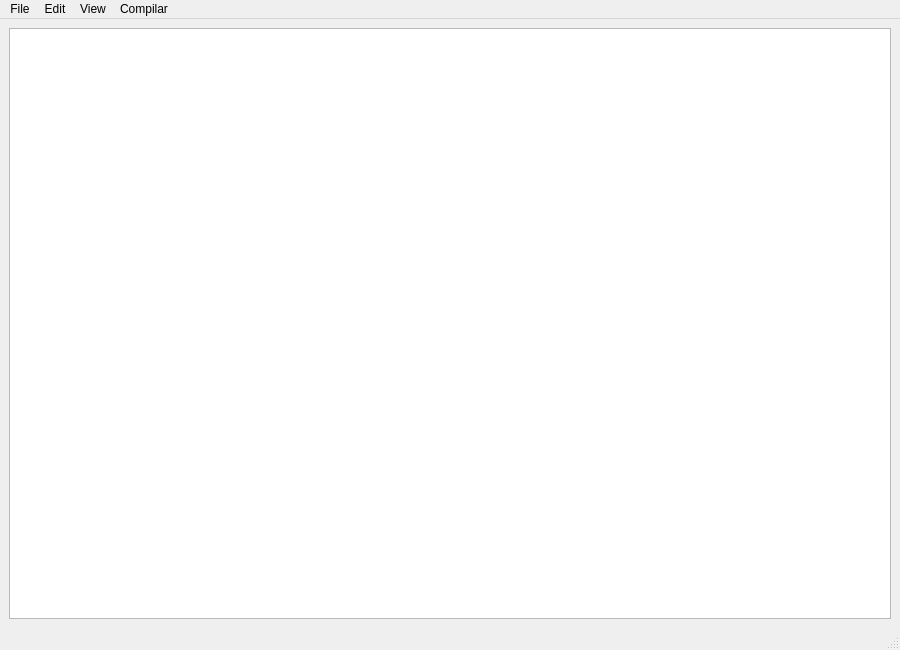
<?xml version="1.0" encoding="UTF-8"?>
<ui version="4.0">
 <class>MainWindow</class>
 <widget class="QMainWindow" name="MainWindow">
  <property name="geometry">
   <rect>
    <x>0</x>
    <y>0</y>
    <width>900</width>
    <height>650</height>
   </rect>
  </property>
  <property name="windowTitle">
   <string>Custom Python IDE</string>
  </property>
  <widget class="QWidget" name="centralwidget">
   <layout class="QGridLayout">
    <item row="0" column="0">
     <widget class="CodeEditor" name="textEdit"/>
    </item>
   </layout>
  </widget>
  <widget class="QStatusBar" name="statusbar"/>
  <widget class="QMenuBar" name="menubar">
   <property name="geometry">
    <rect>
     <x>0</x>
     <y>0</y>
     <width>900</width>
     <height>26</height>
    </rect>
   </property>
   <widget class="QMenu" name="menuFile">
    <property name="title">
     <string>File</string>
    </property>
    <addaction name="actionNew"/>
    <addaction name="separator"/>
    <addaction name="actionOpen"/>
    <addaction name="actionOpen_Folder"/>
    <addaction name="separator"/>
    <addaction name="actionSave"/>
    <addaction name="actionSave_As"/>
    <addaction name="separator"/>
    <addaction name="actionClose"/>
    <addaction name="separator"/>
    <addaction name="actionExit"/>
   </widget>
   <widget class="QMenu" name="menuEdit">
    <property name="title">
     <string>Edit</string>
    </property>
    <addaction name="actionUndo"/>
    <addaction name="actionRedo"/>
    <addaction name="separator"/>
    <addaction name="actionCut"/>
    <addaction name="actionCopy"/>
    <addaction name="actionPaste"/>
   </widget>
   <widget class="QMenu" name="menuView">
    <property name="title">
     <string>View</string>
    </property>
    <widget class="QMenu" name="menuTheme">
     <property name="title">
      <string>Theme</string>
     </property>
     <addaction name="actionDark_Theme"/>
     <addaction name="actionLight_Theme"/>
    </widget>
    <widget class="QMenu" name="menuFont_Size">
     <property name="title">
      <string>Font Size</string>
     </property>
     <addaction name="actionIncrease_font_size"/>
     <addaction name="actionDecrease_Font_Size"/>
    </widget>
    <addaction name="menuTheme"/>
    <addaction name="separator"/>
    <addaction name="menuFont_Size"/>
    <addaction name="separator"/>
    <addaction name="actionTerminal"/>
   </widget>
   <widget class="QMenu" name="menuCompilar">
    <property name="title">
     <string>Compilar</string>
    </property>
    <addaction name="actionL_xico"/>
    <addaction name="actionSint_ctico"/>
    <addaction name="actionSem_ntico"/>
    <addaction name="separator"/>
    <addaction name="actionGenerar_c_digo_intermedio"/>
    <addaction name="separator"/>
    <addaction name="actionEjecutar"/>
   </widget>
   <addaction name="menuFile"/>
   <addaction name="menuEdit"/>
   <addaction name="menuView"/>
   <addaction name="menuCompilar"/>
  </widget>
  <action name="actionNew">
   <property name="text">
    <string>New</string>
   </property>
   <property name="shortcut">
    <string>Ctrl+N</string>
   </property>
  </action>
  <action name="actionOpen">
   <property name="text">
    <string>Open</string>
   </property>
   <property name="shortcut">
    <string>Ctrl+O</string>
   </property>
  </action>
  <action name="actionSave">
   <property name="text">
    <string>Save</string>
   </property>
   <property name="shortcut">
    <string>Ctrl+S</string>
   </property>
  </action>
  <action name="actionSave_As">
   <property name="text">
    <string>Save As</string>
   </property>
   <property name="shortcut">
    <string>Ctrl+Shift+S</string>
   </property>
  </action>
  <action name="actionClose">
   <property name="text">
    <string>Close</string>
   </property>
   <property name="shortcut">
    <string>Ctrl+W</string>
   </property>
  </action>
  <action name="actionExit">
   <property name="text">
    <string>Exit</string>
   </property>
   <property name="shortcut">
    <string>Alt+F4</string>
   </property>
  </action>
  <action name="actionUndo">
   <property name="text">
    <string>Undo</string>
   </property>
   <property name="shortcut">
    <string>Ctrl+Z</string>
   </property>
  </action>
  <action name="actionRedo">
   <property name="text">
    <string>Redo</string>
   </property>
   <property name="shortcut">
    <string>Ctrl+Y</string>
   </property>
  </action>
  <action name="actionCut">
   <property name="text">
    <string>Cut</string>
   </property>
   <property name="shortcut">
    <string>Ctrl+X</string>
   </property>
  </action>
  <action name="actionCopy">
   <property name="text">
    <string>Copy</string>
   </property>
   <property name="shortcut">
    <string>Ctrl+C</string>
   </property>
  </action>
  <action name="actionPaste">
   <property name="text">
    <string>Paste</string>
   </property>
   <property name="shortcut">
    <string>Ctrl+V</string>
   </property>
  </action>
  <action name="actionDark_Theme">
   <property name="text">
    <string>Dark Theme</string>
   </property>
  </action>
  <action name="actionLight_Theme">
   <property name="text">
    <string>Light Theme</string>
   </property>
  </action>
  <action name="actionIncrease_font_size">
   <property name="text">
    <string>Increase Font Size</string>
   </property>
   <property name="shortcut">
    <string>Ctrl++</string>
   </property>
  </action>
  <action name="actionDecrease_Font_Size">
   <property name="text">
    <string>Decrease Font Size</string>
   </property>
   <property name="shortcut">
    <string>Ctrl+-</string>
   </property>
  </action>
  <action name="actionBuildProject">
   <property name="text">
    <string>Build Project</string>
   </property>
   <property name="shortcut">
    <string>Ctrl+B</string>
   </property>
  </action>
  <action name="actionRebuild">
   <property name="text">
    <string>Rebuild</string>
   </property>
   <property name="shortcut">
    <string>Ctrl+Shift+B</string>
   </property>
  </action>
  <action name="actionClean">
   <property name="text">
    <string>Clean</string>
   </property>
  </action>
  <action name="actionBuildSolution">
   <property name="text">
    <string>Build Solution</string>
   </property>
  </action>
  <action name="actionStartDebugging">
   <property name="text">
    <string>Start Debugging</string>
   </property>
   <property name="shortcut">
    <string>F5</string>
   </property>
  </action>
  <action name="actionStartWithoutDebugging">
   <property name="text">
    <string>Start Without Debugging</string>
   </property>
   <property name="shortcut">
    <string>Ctrl+F5</string>
   </property>
  </action>
  <action name="actionStopDebugging">
   <property name="text">
    <string>Stop Debugging</string>
   </property>
   <property name="shortcut">
    <string>Shift+F5</string>
   </property>
  </action>
  <action name="actionRestartDebugging">
   <property name="text">
    <string>Restart Debugging</string>
   </property>
  </action>
  <action name="actionAttachProcess">
   <property name="text">
    <string>Attach to Process</string>
   </property>
  </action>
  <action name="actionTerminal">
   <property name="text">
    <string>Terminal</string>
   </property>
   <property name="shortcut">
    <string>Ctrl+Ñ</string>
   </property>
  </action>
  <action name="actionL_xico">
   <property name="text">
    <string>Léxico</string>
   </property>
  </action>
  <action name="actionSint_ctico">
   <property name="text">
    <string>Sintáctico</string>
   </property>
  </action>
  <action name="actionSem_ntico">
   <property name="text">
    <string>Semántico</string>
   </property>
  </action>
  <action name="actionGenerar_c_digo_intermedio">
   <property name="text">
    <string>Generar Código Intermedio</string>
   </property>
  </action>
  <action name="actionEjecutar">
   <property name="text">
    <string>Ejecutar</string>
   </property>
  </action>
  <action name="actionOpen_Folder">
   <property name="text">
    <string>Open Folder</string>
   </property>
  </action>
 </widget>
 <customwidgets>
  <customwidget>
   <class>CodeEditor</class>
   <extends>QPlainTextEdit</extends>
   <header>code_editor</header>
  </customwidget>
 </customwidgets>
 <resources/>
 <connections/>
</ui>
